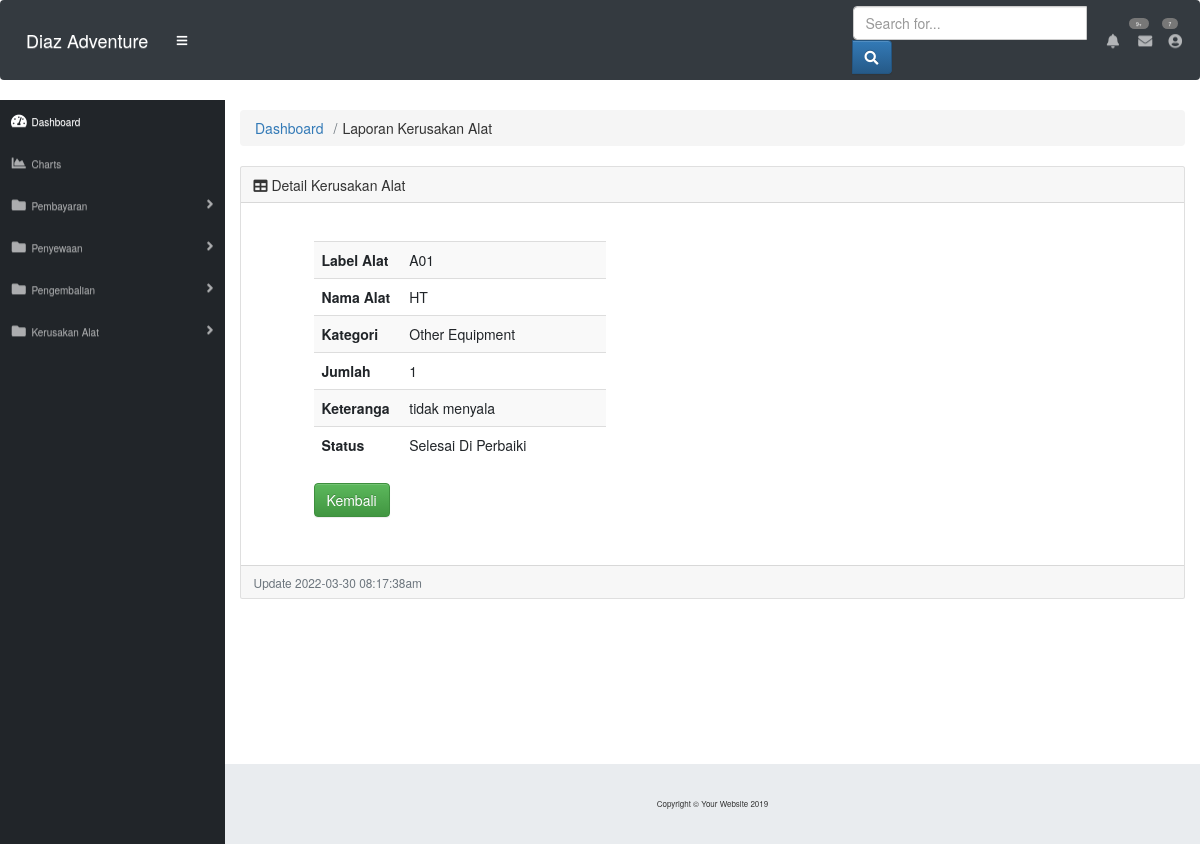
The page /kerusakan/lihat/1 on the database its author committed.
### tables this page shows
CREATE TABLE `kerusakan_alat` (
  `id_kerusakan` int(80) NOT NULL,
  `nama_barang` varchar(255) NOT NULL,
  `kategori_barang` varchar(15) NOT NULL,
  `jumlah` int(90) NOT NULL,
  `label_alat` varchar(20) NOT NULL,
  `status_alat` varchar(80) NOT NULL,
  `keterangan` varchar(255) NOT NULL
);

### application/controllers/kerusakan.php (called while the page is built, shortened)
<?php
class kerusakan extends CI_Controller {
	 function __construct(){
		$this->load->model('m_kerusakan');
        $this->load->helper('url');
	}
	public function lihat($label_alat = 0){
		$this->load->model('m_kerusakan');
		$data_soal = $this->m_kerusakan->Ambil("where id_kerusakan = '$label_alat'")->result_array();
		$data = array(
			'id_kerusakan' => $data_soal[0]['id_kerusakan'],
			'label_alat' => $data_soal[0]['label_alat'],
			'nama_barang' => $data_soal[0]['nama_barang'],
			'kategori_barang' => $data_soal[0]['kategori_barang'],
			'jumlah' => $data_soal[0]['jumlah'],
			'keterangan' => $data_soal[0]['keterangan'],
			'status_alat' => $data_soal[0]['status_alat'],
		);
		$this->load->view('admin/v_lihat', $data);
	}
}

### index.php (called while the page is built, shortened)
<?php
require_once BASEPATH.'core/CodeIgniter.php';

### application/models/m_kerusakan.php (called while the page is built, shortened)
<?php
class M_kerusakan extends CI_Model {
    public function Ambil($where= "") {
      $data = $this->db->query('select * from kerusakan_alat '.$where);
      return $data;
  }
}

### application/views/admin/v_lihat.php (the view, shortened to what this page needs)
<!DOCTYPE html>
<html lang="en">
<head>
  <link href="<?php echo base_url().'assets/sbadmin/vendor/fontawesome-free/css/all.min.css'?>" rel="stylesheet" type="text/css">
  <link href="<?php echo base_url().'assets/sbadmin/vendor/datatables/dataTables.bootstrap4.css'?>" rel="stylesheet" >
  <link href="<?php echo base_url().'assets/sbadmin/css/sb-admin.css'?>" rel="stylesheet">
	<link rel="stylesheet" href="https://maxcdn.bootstrapcdn.com/bootstrap/3.3.6/css/bootstrap.min.css">
	<link rel="stylesheet" href="https://maxcdn.bootstrapcdn.com/bootstrap/3.3.6/css/bootstrap-theme.min.css">
</head>
	<body id="page-top">
	<nav class="navbar navbar-expand navbar-dark bg-dark static-top">
    <a class="navbar-brand mr-1" href="index.html">Diaz Adventure</a>
    <button class="btn btn-link btn-sm text-white order-1 order-sm-0" id="sidebarToggle" href="#">
      <i class="fas fa-bars"></i>
    </button>
    <form class="d-none d-md-inline-block form-inline ml-auto mr-0 mr-md-3 my-2 my-md-0">
      <div class="input-group">
      <input type="text" class="form-control" placeholder="Search for..." aria-label="Search" aria-describedby="basic-addon2">
      <div class="input-group-append">
        <button class="btn btn-primary" type="button">
        <i class="fas fa-search"></i>
        </button>
        </div>
      </div>
    </form>
    <ul class="navbar-nav ml-auto ml-md-0">
      <li class="nav-item dropdown no-arrow mx-1">
        <a class="nav-link dropdown-toggle" href="#" id="alertsDropdown" role="button" data-toggle="dropdown" aria-haspopup="true" aria-expanded="false">
        <i class="fas fa-bell fa-fw"></i>
        <span class="badge badge-danger">9+</span>
        </a>
      </li>
      <li class="nav-item dropdown no-arrow mx-1">
        <a class="nav-link dropdown-toggle" href="#" id="messagesDropdown" role="button" data-toggle="dropdown" aria-haspopup="true" aria-expanded="false">
          <i class="fas fa-envelope fa-fw"></i>
          <span class="badge badge-danger">7</span>
        </a>
      </li>
      <li class="nav-item dropdown no-arrow">
        <a class="nav-link dropdown-toggle" href="#" id="userDropdown" role="button" data-toggle="dropdown" aria-haspopup="true" aria-expanded="false">
          <i class="fas fa-user-circle fa-fw"></i>
        </a>
      </li>
    </ul>
</nav>
	<div id="wrapper">
	<ul class="sidebar navbar-nav">
      <li class="nav-item active">
        <a class="nav-link" href="<?php echo site_url('Dasboard/admin') ?>">
          <i class="fas fa-fw fa-tachometer-alt"></i>
          <span>Dashboard</span>
        </a>
      </li>
	  <li class="nav-item">
        <a class="nav-link" href="#">
          <i class="fas fa-fw fa-chart-area"></i>
          <span>Charts</span></a>
      </li>
      <li class="nav-item dropdown">
        <a class="nav-link dropdown-toggle" href="#" id="pagesDropdown" role="button" data-toggle="dropdown" aria-haspopup="true" aria-expanded="false">
          <i class="fas fa-fw fa-folder"></i>
          <span>Pembayaran</span>
        </a>
      </li>
      <li class="nav-item dropdown">
        <a class="nav-link dropdown-toggle" href="#" id="pagesDropdown" role="button" data-toggle="dropdown" aria-haspopup="true" aria-expanded="false">
          <i class="fas fa-fw fa-folder"></i>
          <span>Penyewaan</span>
        </a>
      </li>
	   <li class="nav-item dropdown">
        <a class="nav-link dropdown-toggle" href="#" id="pagesDropdown" role="button" data-toggle="dropdown" aria-haspopup="true" aria-expanded="false">
          <i class="fas fa-fw fa-folder"></i>
          <span>Pengembalian</span>
        </a>
      </li>
	    <li class="nav-item dropdown">
        <a class="nav-link dropdown-toggle" href="#" id="pagesDropdown" role="button" data-toggle="dropdown" aria-haspopup="true" aria-expanded="false">
          <i class="fas fa-fw fa-folder"></i>
          <span>Kerusakan Alat</span>
        </a>
      </li>
    </ul>
	<div id="content-wrapper">
    <div class="container-fluid">
        <ol class="breadcrumb">
          <li class="breadcrumb-item">
            <a href="#">Dashboard</a>
          </li>
          <li class="breadcrumb-item ">Laporan Kerusakan Alat</li>
        </ol>
           <div class="card mb-3">
          <div class="card-header">
            <i class="fas fa-table"></i>
            Detail Kerusakan Alat</div>
        <div class="card-body">
            <div class="table-responsive">
    <div class="col-md-10">
		<div class="row">
		  		<div class="col-md-12">
		  			<div class="content-box-large">
		  			<div class="panel-body">
            <div class="col-md-6">
				<div class="content-box-large">
					<div class="panel-heading">
					<div class="table-responsive">
            <table class="table table-striped">
				<tr><th width='30%'>Label Alat</th><td><?php echo $label_alat; ?></td></tr>
                <tr><th width='30%'>Nama Alat</th><td><?php echo $nama_barang; ?></td></tr>
                <tr><th width='30%'>Kategori</th><td><?php echo $kategori_barang; ?></td></tr>
                <tr><th width='30%'>Jumlah</th><td><?php echo $jumlah; ?></td></tr>
                <tr><th width='30%'>Keteranga</th><td><?php echo $keterangan; ?></td></tr>
                <tr><th width='30'>Status</th><td><?php echo $status_alat ?></td></tr>
            </table>
					</div>
						<p><a class="btn btn-success" href="<?php echo base_url();?>kerusakan/index">Kembali</a></p>
                    </div>
                </div>
            </div>
               </div>
             </div>
          </div>
        </div>
    </div>
            </div>
        </div>
          <div class="card-footer small text-muted"><?php echo "Update " . date("Y-m-d h:i:sa") . "<br>";?></div>
        </div>
      </div>
    </div>
      <footer class="sticky-footer">
        <div class="container my-auto">
          <div class="copyright text-center my-auto">
            <span>Copyright © Your Website 2019</span>
          </div>
        </div>
      </footer>
    </div>
  </body>
</html>

### rows shown on the page
kerusakan_alat: label_alat "A01", nama_barang "HT", kategori_barang "Other Equipment", jumlah "1", keterangan "tidak menyala", status_alat "Selesai Di Perbaiki"
